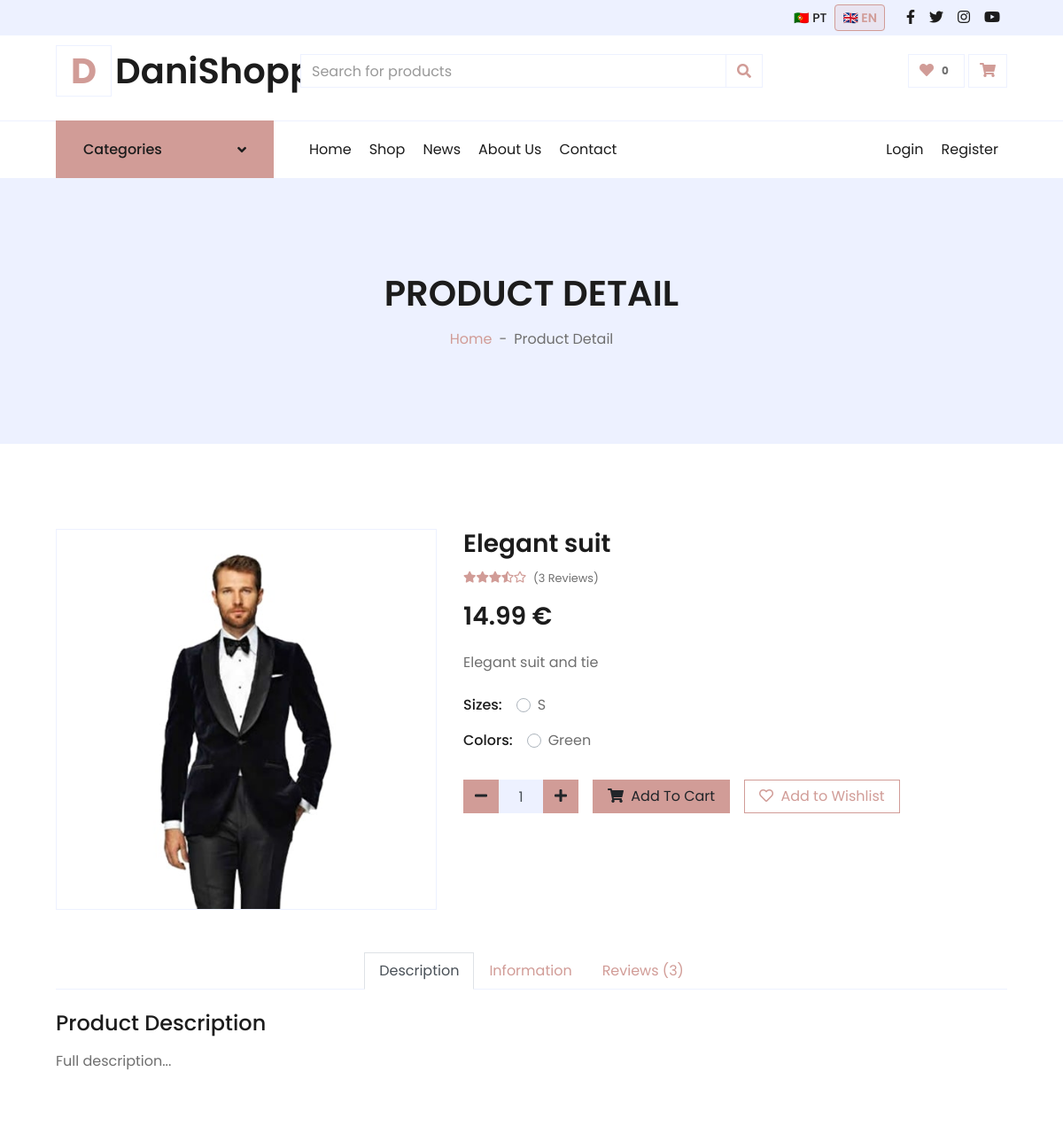
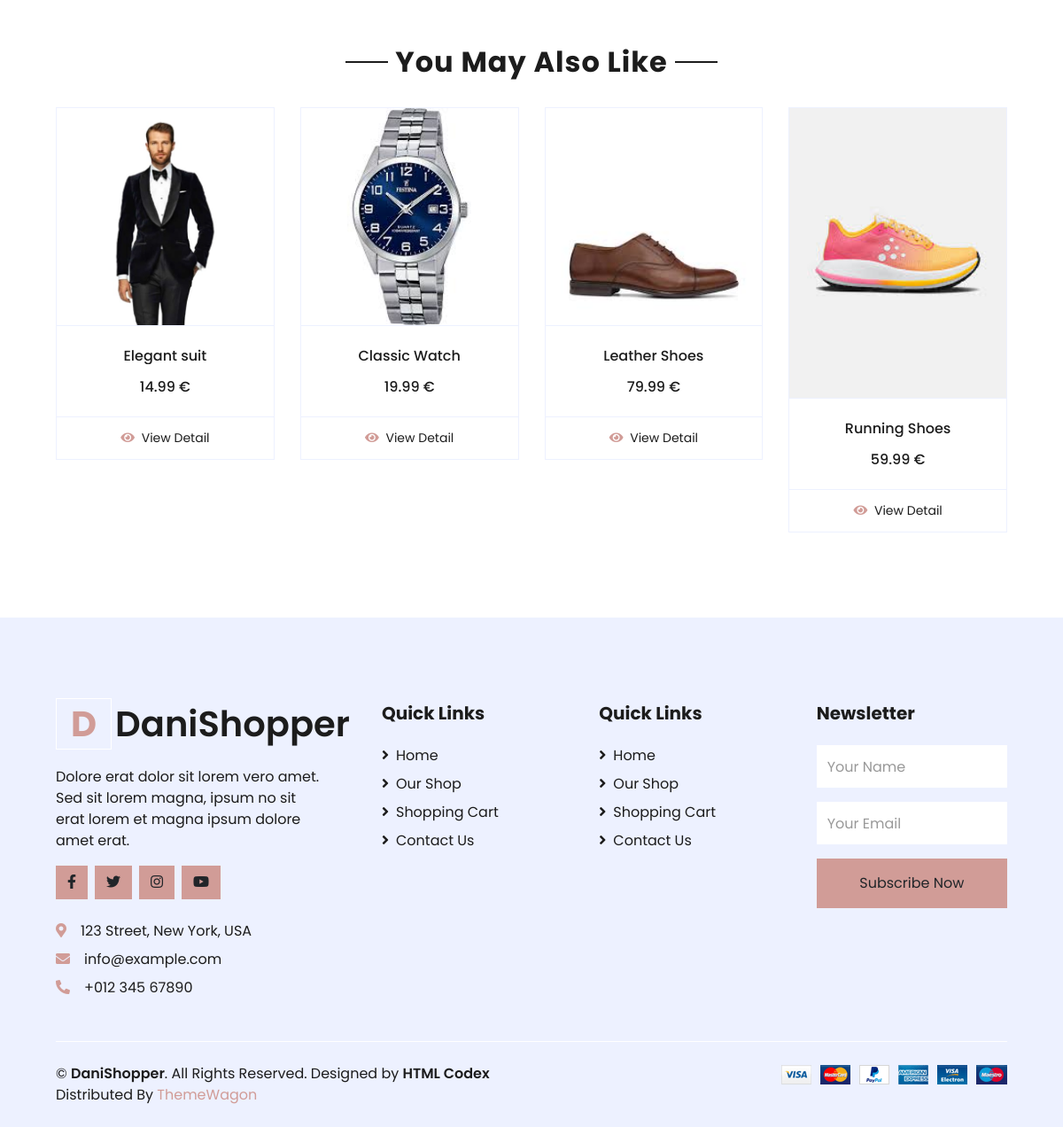
The page /product/elegant-suit on the database its author committed (2 pictures, top to bottom).
### tables this page shows
CREATE TABLE
  `social_links` (
    `id` int (11) NOT NULL AUTO_INCREMENT,
    `platform` varchar(50) NOT NULL,
    `url` varchar(255) NOT NULL,
    `icon` varchar(50) NOT NULL,
    `is_active` tinyint (1) DEFAULT 1,
    `sort_order` int (11) DEFAULT 0,
    `created_at` timestamp NOT NULL DEFAULT current_timestamp(),
    PRIMARY KEY (`id`)
  );

CREATE TABLE
  `product_translations` (
    `id` int (11) NOT NULL AUTO_INCREMENT,
    `product_id` int (11) DEFAULT NULL,
    `lang_code` varchar(5) DEFAULT NULL,
    `title` varchar(255) NOT NULL,
    `slug` varchar(255) DEFAULT NULL,
    `short_description` text DEFAULT NULL,
    `description` text DEFAULT NULL,
    `additional_info` text DEFAULT NULL,
    PRIMARY KEY (`id`),
    UNIQUE KEY `product_id` (`product_id`, `lang_code`),
    UNIQUE KEY `slug` (`slug`),
    KEY `lang_code` (`lang_code`),
    CONSTRAINT `product_translations_ibfk_1` FOREIGN KEY (`product_id`) REFERENCES `products` (`id`),
    CONSTRAINT `product_translations_ibfk_2` FOREIGN KEY (`lang_code`) REFERENCES `lang` (`code`)
  );

CREATE TABLE
  `products` (
    `id` int (11) NOT NULL AUTO_INCREMENT,
    `codProd` varchar(50) DEFAULT NULL,
    `category_id` int (11) DEFAULT NULL,
    `price` decimal(10, 2) NOT NULL,
    `image` varchar(255) DEFAULT NULL,
    `is_active` tinyint (1) DEFAULT 1,
    `created_at` timestamp NOT NULL DEFAULT current_timestamp(),
    `updated_at` timestamp NOT NULL DEFAULT current_timestamp() ON UPDATE current_timestamp(),
    PRIMARY KEY (`id`),
    UNIQUE KEY `codProd` (`codProd`),
    KEY `category_id` (`category_id`),
    CONSTRAINT `products_ibfk_1` FOREIGN KEY (`category_id`) REFERENCES `categories` (`id`)
  );

CREATE TABLE
  `sizes` (
    `id` int (11) NOT NULL AUTO_INCREMENT,
    `name` varchar(50) NOT NULL,
    PRIMARY KEY (`id`)
  );

CREATE TABLE
  `colors` (
    `id` int (11) NOT NULL AUTO_INCREMENT,
    `hex` varchar(7) DEFAULT NULL,
    PRIMARY KEY (`id`)
  );

### detail.php (the view, shortened to what the rows shown need)
<?php
include_once 'includes/config.php';
$slug = $_GET['slug'] ?? null;
$product = get_product_by_slug($slug);
$related_products = get_products(8);
$sizes = get_product_sizes($product['product_id']);
$colors = get_product_colors($product['product_id']);
$review_count = get_product_review_count($product['product_id']);
?>
<!DOCTYPE html>
<html lang="<?= $_SESSION['lingua'] ?? 'pt' ?>">
<?php include 'includes/header.php'; ?>
<div class="container-fluid bg-secondary mb-5">
    <div class="d-flex flex-column align-items-center justify-content-center" style="min-height: 300px">
        <h1 class="font-weight-semi-bold text-uppercase mb-3"><?= t('detail.header.title') ?></h1>
    </div>
</div>
<div class="container-fluid py-5">
    <div class="row px-xl-5">
        <div class="col-lg-5 pb-5">
            <div class="border">
                <img class="w-100 h-100" src="<?= $SETTINGS['url_site'] ?>/<?= $product['image'] ?>"
                    alt="<?= htmlspecialchars($product['title']) ?>" loading="lazy">
            </div>
        </div>
        <div class="col-lg-7 pb-5">
            <h3 class="font-weight-semi-bold"><?= $product['title'] ?></h3>
            <div class="d-flex mb-3">
                <div class="text-primary mr-2">
                </div>
                <small class="pt-1">(<?= $review_count ?> <?= t('detail.product.reviews_count_label') ?>)</small>
            </div>
            <h3 class="font-weight-semi-bold mb-4">
                <?= number_format($product['price'], 2) ?> €
            </h3>
            <p class="mb-4">
                <?= $product['short_description'] ?? '' ?>
            </p>
            <div class="d-flex mb-3">
                <p class="text-dark font-weight-medium mb-0 mr-3"><?= t('detail.product.sizes_label') ?></p>
                <form action="<?= $SETTINGS['url_site'] ?>/cart_add.php" method="POST">
                    <?php foreach ($sizes as $size): ?>
                        <div class="custom-control custom-radio custom-control-inline">
                            <label class="custom-control-label" for="size-<?= $size['id'] ?>">
                                <?= $size['name'] ?>
                            </label>
                        </div>
                    <?php endforeach; ?>
            </div>
            <div class="d-flex mb-4">
                <p class="text-dark font-weight-medium mb-0 mr-3"><?= t('detail.product.colors_label') ?></p>
                <?php foreach ($colors as $color): ?>
                    <div class="custom-control custom-radio custom-control-inline">
                        <label class="custom-control-label" for="color-<?= $color['id'] ?>">
                            <?= $color['name'] ?>
                        </label>
                    </div>
                <?php endforeach; ?>
            </div>
            <div class="d-flex align-items-center mb-4 pt-2">
                <div class="input-group quantity mr-3" style="width: 130px;">
                </div>
                <button type="submit" class="btn btn-primary px-3">
                </button>
                <div class="ml-3">
                </div>
            </div>
        </div>
    </div>
    <div class="row px-xl-5">
        <div class="col">
            <div class="tab-content">
                <div class="tab-pane fade show active" id="tab-pane-1">
                    <h4 class="mb-3"><?= t('detail.tabs.product_description_title') ?></h4>
                    <p><?= $product['description'] ?></p>
                </div>
            </div>
        </div>
    </div>
</div>
<div class="container-fluid py-5">
    <div class="text-center mb-4">
        <h2 class="section-title px-5">
            <span class="px-2"><?= t('detail.related_products.title') ?></span>
        </h2>
    </div>
    <div class="row px-xl-5">
        <div class="col">
            <div class="owl-carousel related-carousel">
                <?php
                foreach ($related_products as $related_product):
                    ?>
                    <div class="card product-item border-0">
                        <div class="card-header product-img position-relative overflow-hidden bg-transparent border p-0">
                            <img class="img-fluid w-100" src="<?= $SETTINGS['url_site'] ?>/<?= $related_product['image'] ?>"
                                alt="<?= $related_product['title'] ?>">
                        </div>
                        <div class="card-body border-left border-right text-center p-0 pt-4 pb-3">
                            <h6 class="text-truncate mb-3">
                                <?= $related_product['title'] ?>
                            </h6>
                            <div class="d-flex justify-content-center">
                                <h6>
                                    <?= number_format($related_product['price'], 2) ?> €
                                </h6>
                            </div>
                        </div>
                        <div class="card-footer d-flex justify-content-center bg-light border">
                            <a href="<?= $SETTINGS['url_site'] ?>/detail.php?slug=<?= $related_product['slug'] ?>"
                                class="btn btn-sm text-dark p-0">
                                <i class="fas fa-eye text-primary mr-1"></i>
                                <?= t('products.buttons.detail') ?>
                            </a>
                        </div>
                    </div>
                <?php endforeach; ?>
            </div>
        </div>
    </div>
</div>
<?php include 'includes/footer.php'; ?>
</body>
</html>

### includes/header.php (shortened to what the rows shown need)
<?php
include_once 'config.php';
?>
<head>
    <link href="https://cdnjs.cloudflare.com/ajax/libs/font-awesome/5.10.0/css/all.min.css" rel="stylesheet">
    <link href="<?= $SETTINGS['url_site'] ?>/lib/owlcarousel/assets/owl.carousel.min.css" rel="stylesheet">
    <link href="<?= $SETTINGS['url_site'] ?>/css/style.css" rel="stylesheet">
</head>
<body>
    <div class="container-fluid">
        <div class="row bg-secondary py-2 px-xl-5">
            <div class="col-lg-6 text-center text-lg-right">
                <div class="d-inline-flex align-items-center">
                                🇵🇹 <?php echo t('header.lang.pt'); ?>
                    <?php
                    $socials = get_social_links();
                    foreach ($socials as $s):
                    ?>
                        <a class="text-dark px-2" href="<?= htmlspecialchars($s['url']) ?>" target="_blank"
                            rel="noopener noreferrer">
                            <i class="<?= htmlspecialchars($s['icon']) ?>"></i>
                        </a>
                    <?php endforeach; ?>
                </div>
            </div>
        </div>
        <div class="row align-items-center py-3 px-xl-5">
            <div class="col-lg-3 d-none d-lg-block">
                <a href="" class="text-decoration-none">
                    <h1 class="m-0 display-5 font-weight-semi-bold">
                        <span
                            class="text-primary font-weight-bold border px-3 mr-1">D</span><?php echo t('header.brand.name'); ?>
                    </h1>
                </a>
            </div>
        </div>
    </div>

### includes/footer.php (shortened to what the rows shown need)
<?php
include_once 'config.php';
?>
<div class="container-fluid bg-secondary text-dark mt-5 pt-5">
    <div class="row px-xl-5 pt-5">
        <div class="col-lg-4 col-md-12 mb-5 pr-3 pr-xl-5">
            <a href="<?= get_url('index.php') ?>" class="text-decoration-none">
                <h1 class="mb-4 display-5 font-weight-semi-bold"><span
                        class="text-primary font-weight-bold border border-white px-3 mr-1">D</span><?= t('footer.brand.name') ?>
                </h1>
            </a>
            <div class="d-flex mb-4">
                <?php
                $socials = get_social_links();
                foreach ($socials as $s):
                ?>
                    <a class="btn btn-primary btn-square mr-2" href="<?= htmlspecialchars($s['url']) ?>" target="_blank"
                        rel="noopener noreferrer">
                        <i class="<?= htmlspecialchars($s['icon']) ?>"></i>
                    </a>
                <?php endforeach; ?>
            </div>
        </div>
    </div>
</div>

### rows shown on the page
product_translations: product.image (picture), title "Elegant suit", product.price "14.99", short_description "Elegant suit and tie", description "Full description..."
sizes: name "S"
colors: name "Green"
products: image (picture), title "Elegant suit", price "14.99"
products: image (picture), title "Classic Watch", price "19.99"
products: image (picture), title "Leather Shoes", price "79.99"
products: image (picture), title "Running Shoes", price "59.99"

### other values the page prints
t('header.lang.pt') "PT"
t('header.lang.en') "EN"
t('header.brand.name') "DaniShopper"
get_wishlist_count($_SESSION['user_id'] ?? null) "0"
t('header.categories.title') "Categories"
t('header.nav.home') "Home"
t('header.nav.shop') "Shop"
t('menu.news') "News"
t('menu.about') "About Us"
t('header.nav.contact') "Contact"
t('header.nav.login') "Login"
t('header.nav.register') "Register"
t('detail.header.title') "PRODUCT DETAIL"
t('detail.header.breadcrumb_home') "Home"
t('detail.header.breadcrumb_detail') "Product Detail"
